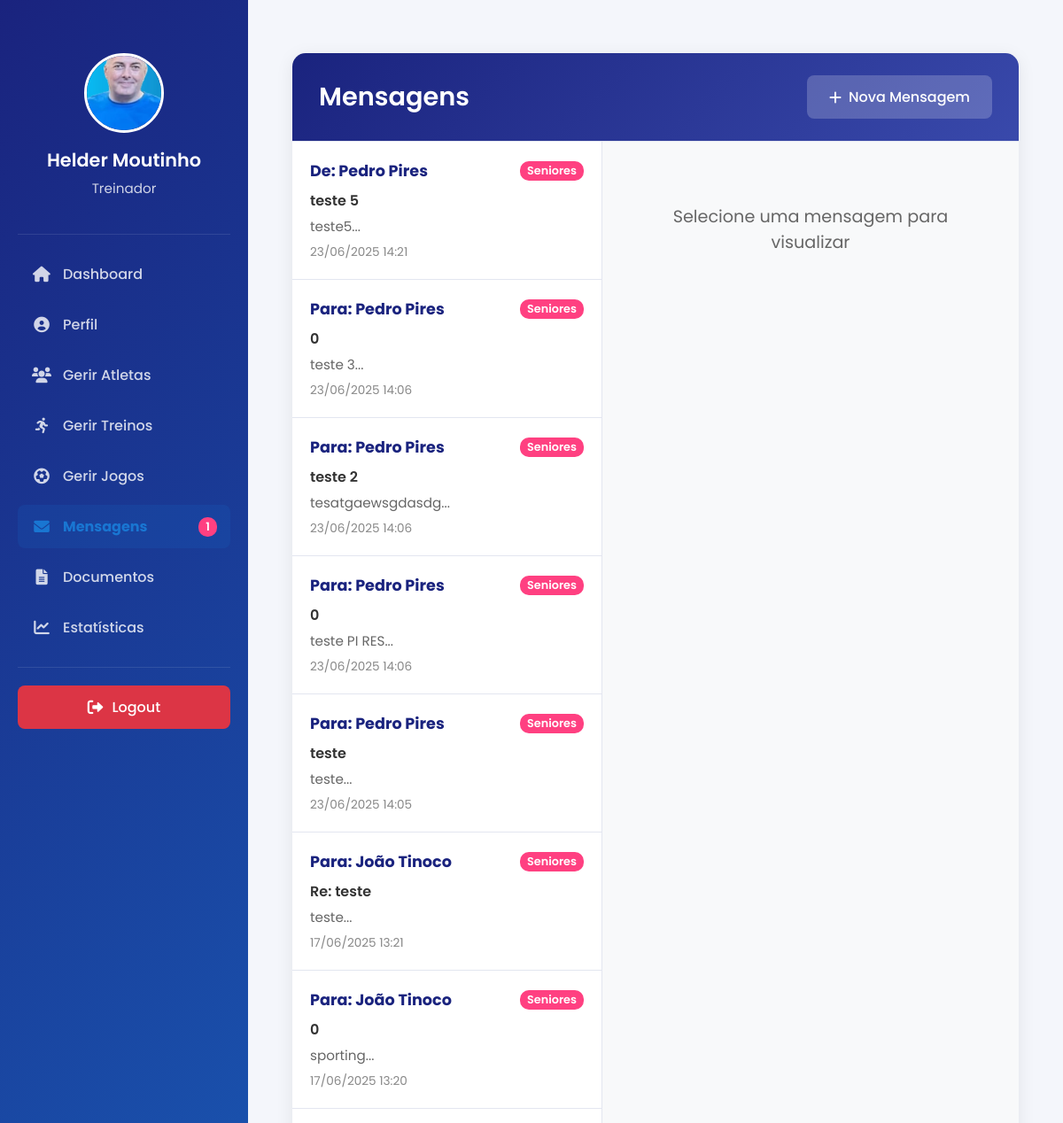
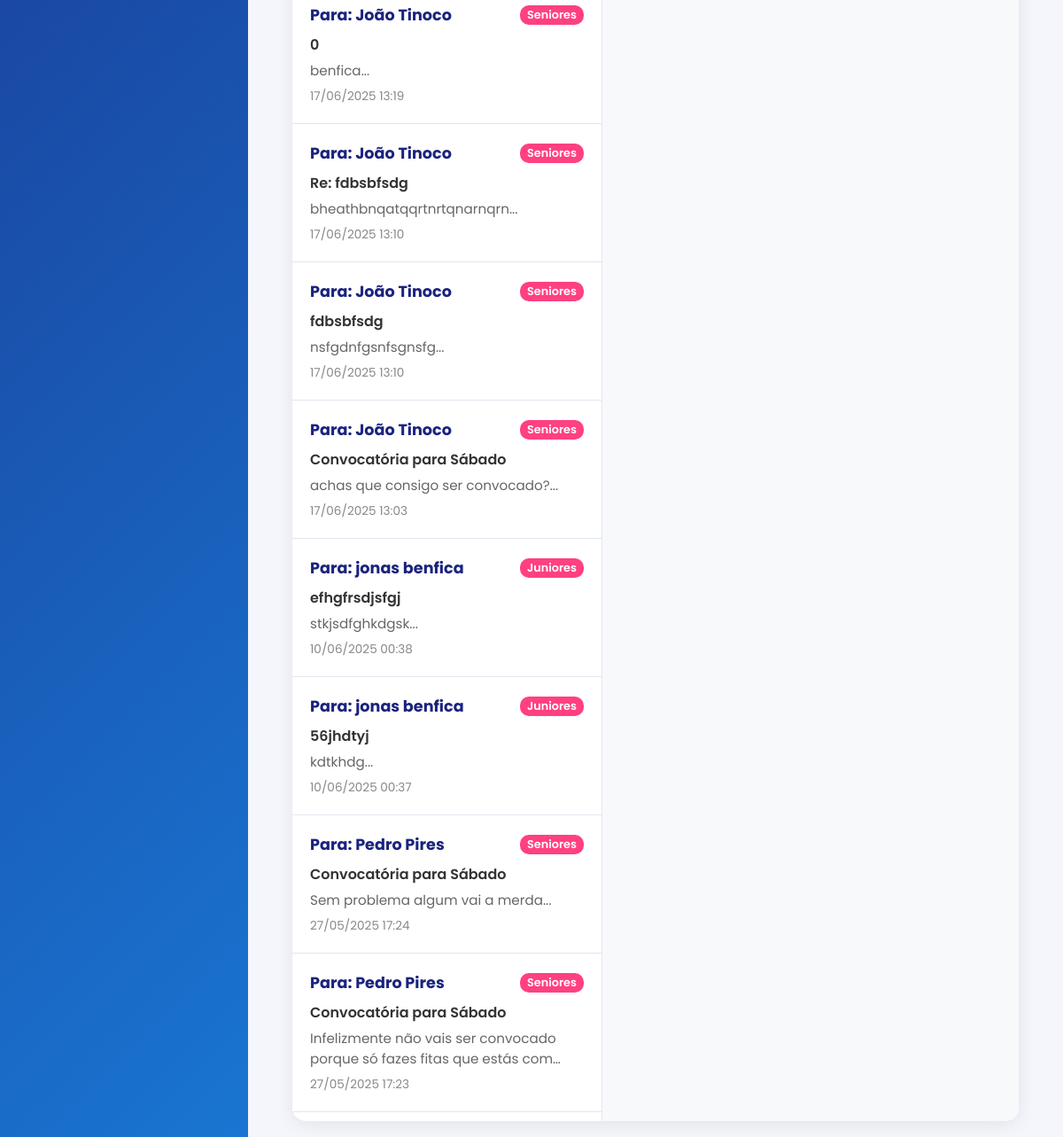
The app's page /src/mensagens_staff.php (signed in), older data (2 pictures, top to bottom).
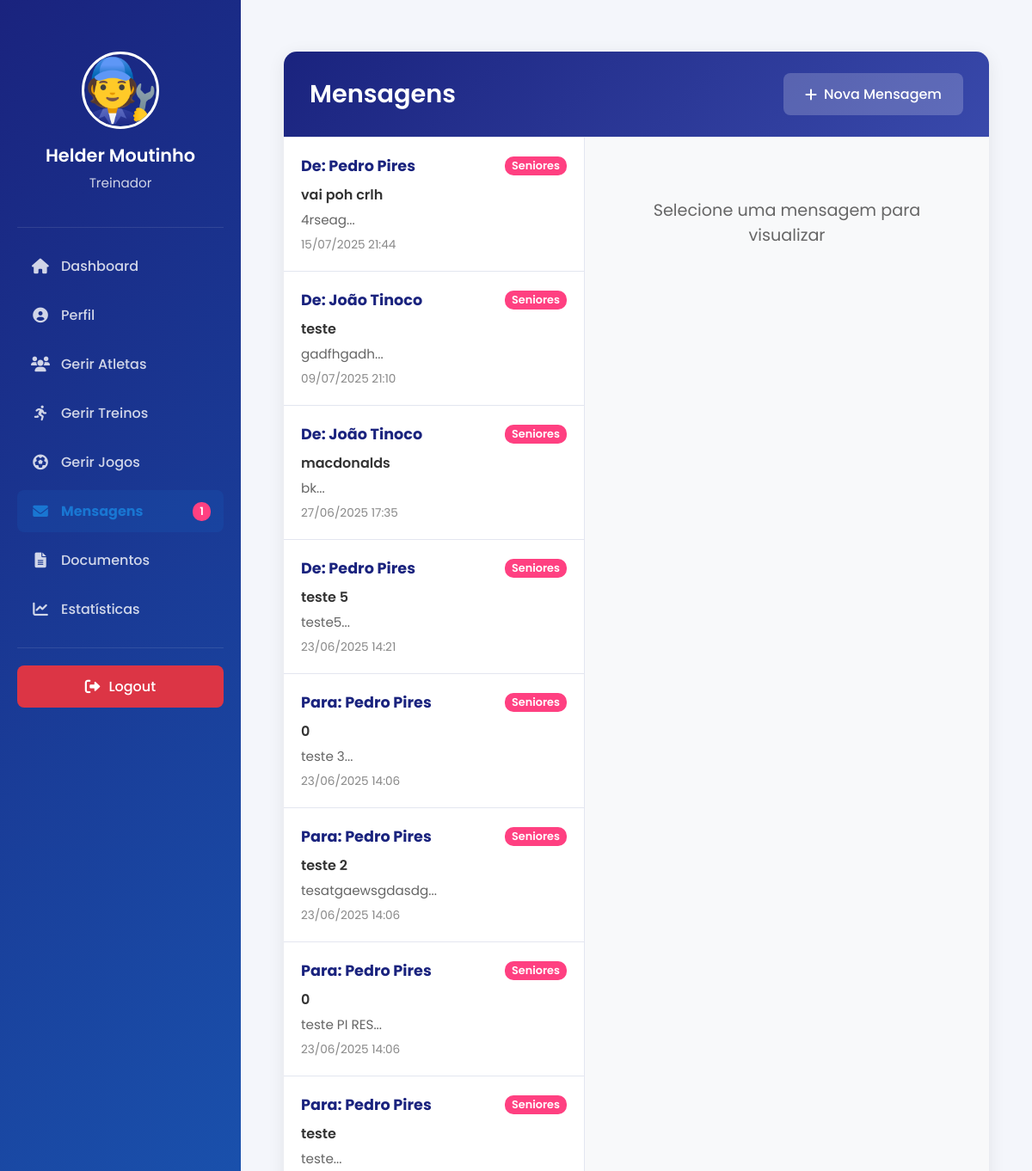
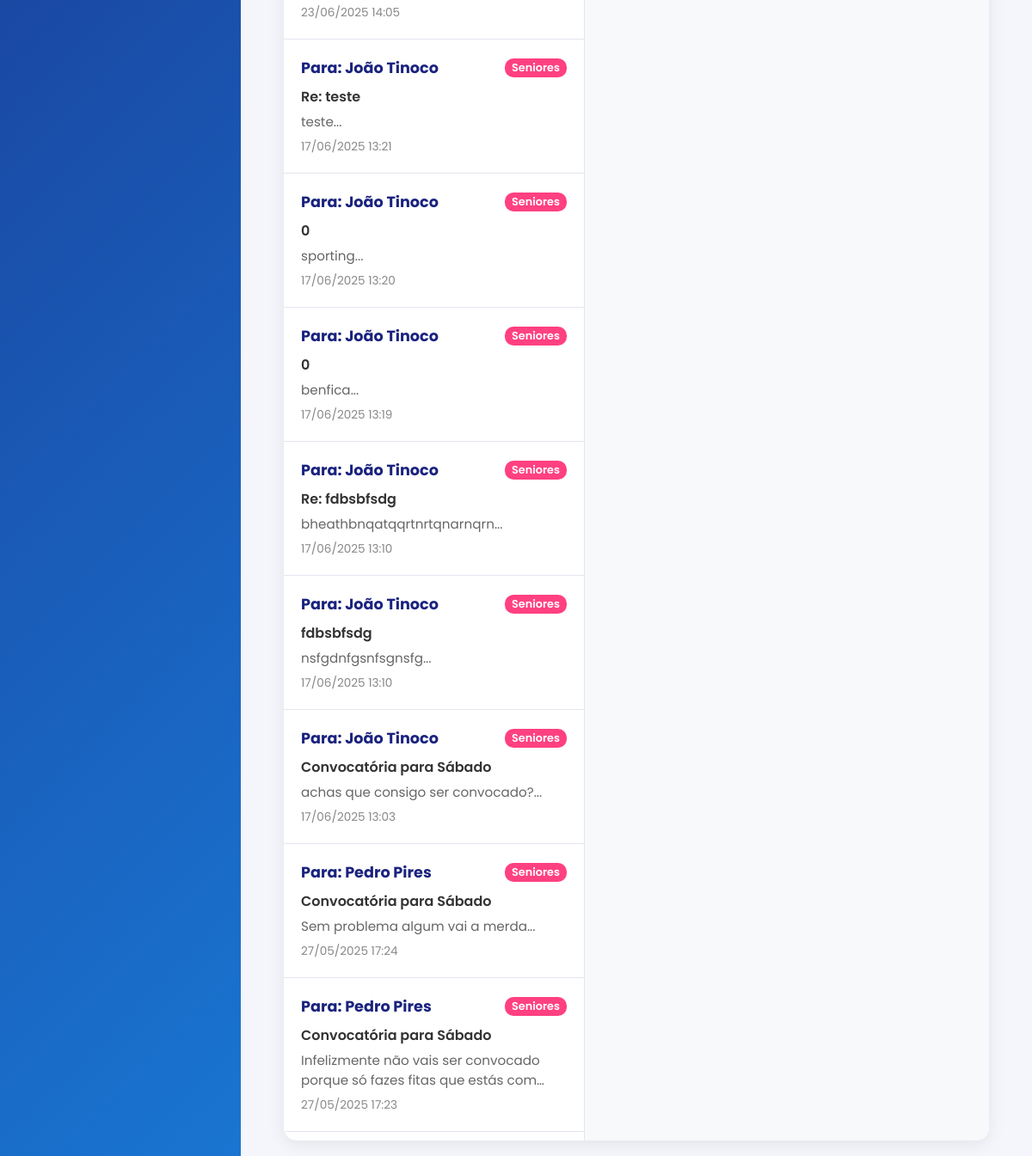
The same page, newer data (2 pictures, top to bottom).
### tables this page shows
CREATE TABLE `users` (
  `id` int(11) NOT NULL,
  `nome` varchar(100) NOT NULL,
  `email` varchar(100) NOT NULL,
  `password_hash` varchar(255) DEFAULT NULL,
  `tipo` varchar(20) DEFAULT NULL,
  `data_registo` timestamp NOT NULL DEFAULT current_timestamp(),
  `status` varchar(20) DEFAULT NULL,
  `data_registro` timestamp NOT NULL DEFAULT current_timestamp(),
  `data_nascimento` date DEFAULT NULL,
  `genero` enum('M','F') DEFAULT NULL,
  `telefone` varchar(9) DEFAULT NULL,
  `nif` varchar(9) DEFAULT NULL,
  `morada` text DEFAULT NULL,
  `foto_perfil` varchar(255) DEFAULT NULL,
  `escalao` varchar(50) DEFAULT NULL,
  `posicao` varchar(50) DEFAULT NULL,
  `numero` int(11) DEFAULT NULL,
  `pe_dominante` varchar(20) DEFAULT NULL,
  `exame_medico_data` date DEFAULT NULL,
  `seguro_desportivo` varchar(50) DEFAULT NULL,
  `numero_socio` int(11) DEFAULT NULL,
  `cip` varchar(20) DEFAULT NULL,
  `modalidade_id` int(11) DEFAULT NULL,
  `escalao_id` int(11) DEFAULT NULL
);

CREATE TABLE `mensagens` (
  `id` int(11) NOT NULL,
  `atleta_id` int(11) NOT NULL,
  `remetente_id` int(11) NOT NULL,
  `destinatario_id` int(11) DEFAULT NULL,
  `titulo` varchar(255) DEFAULT NULL,
  `conteudo` text NOT NULL,
  `data_envio` datetime DEFAULT current_timestamp(),
  `lida` tinyint(1) DEFAULT 0
);

CREATE TABLE `escaloes` (
  `id` int(11) NOT NULL,
  `nome` varchar(100) NOT NULL,
  `modalidade_id` int(11) NOT NULL,
  `staff_id` int(11) DEFAULT NULL,
  `user_id` int(11) DEFAULT NULL,
  `idade_min` int(11) NOT NULL DEFAULT 0,
  `idade_max` int(11) NOT NULL DEFAULT 0,
  `ativo` tinyint(1) DEFAULT 1
);

### src/mensagens_staff.php (the view, shortened to what the changed rows need)
<?php
require 'db.php';
$stmt = $conn->prepare("SELECT * FROM users WHERE id = ?");
$stmt->bind_param("i", $_SESSION['user_id']);
$stmt->execute();
$staff = $stmt->get_result()->fetch_assoc();
$staff_id = $_SESSION['user_id'];
$staff_escalao_id = $staff['escalao_id'];
$stmt = $conn->prepare("
    SELECT m.*, u.nome as atleta_nome, u.escalao_id, e.nome as escalao_nome
    FROM mensagens m
    JOIN users u ON m.atleta_id = u.id
    LEFT JOIN escaloes e ON u.escalao_id = e.id
    WHERE (m.remetente_id = ?) OR (u.escalao_id = ? AND m.destinatario_id = ?)
    ORDER BY m.data_envio DESC
");
$stmt->bind_param("iii", $staff_id, $staff_escalao_id, $staff_id);
$stmt->execute();
$mensagens_unificadas = $stmt->get_result();
?>
<!DOCTYPE html>
<html lang="pt">
<head>
    <link rel="stylesheet" href="/sitecacem/src/nav.css">
    <link rel="stylesheet" href="/sitecacem/src/mensagens.css">
    <link rel="stylesheet" href="/sitecacem/src/dashboard_nav.css">
    <link rel="stylesheet" href="https://cdnjs.cloudflare.com/ajax/libs/font-awesome/6.0.0/css/all.min.css">
</head>
<body>
    <div class="dashboard-layout">
        <div class="dashboard-sidebar staff-sidebar">
            <div class="staff-header">
                <img src="<?php
                    if (!empty($staff['foto_perfil'])) {
                        echo str_replace(['../uploads/', 'uploads/'], '/sitecacem/uploads/', $staff['foto_perfil']);
                    } else {
                        echo '/sitecacem/img/default-avatar.png';
                    }
                ?>" alt="Perfil">
                <h3><?php echo htmlspecialchars($staff['nome']); ?></h3>
                <p><?php echo ucfirst($staff['tipo']); ?></p>
            </div>
        </div>
        <div class="dashboard-content">
            <div class="messages-container">
                <div class="messages-header">
                    <h1>Mensagens</h1>
                </div>
                <div class="messages-grid">
                    <div class="messages-list" id="messages-list">
                        <?php if ($mensagens_unificadas->num_rows > 0): ?>
                            <?php while ($mensagem = $mensagens_unificadas->fetch_assoc()): ?>
                                <div class="message-item <?php echo ($mensagem['lida'] == 0 && $mensagem['destinatario_id'] == $_SESSION['user_id']) ? 'unread' : ''; ?>"
                                     data-message-id="<?php echo $mensagem['id']; ?>"
                                     onclick="showMessage(<?php echo htmlspecialchars(json_encode($mensagem)); ?>)">
                                    <div class="message-sender">
                                        <strong>
                                            <?php if ($mensagem['remetente_id'] == $_SESSION['user_id']): ?>
                                                Para: <?php echo htmlspecialchars($mensagem['atleta_nome']); ?>
                                            <?php else: ?>
                                                De: <?php echo htmlspecialchars($mensagem['atleta_nome']); ?>
                                            <?php endif; ?>
                                        </strong>
                                        <span class="badge"><?php echo htmlspecialchars($mensagem['escalao_nome'] ?? 'Sem escalão'); ?></span>
                                    </div>
                                    <div class="message-title"><?php echo htmlspecialchars($mensagem['titulo']); ?></div>
                                    <div class="message-preview"><?php echo htmlspecialchars(substr($mensagem['conteudo'], 0, 100)) . '...'; ?></div>
                                    <div class="message-date">
                                        <?php echo date('d/m/Y H:i', strtotime($mensagem['data_envio'])); ?>
                                    </div>
                                </div>
                            <?php endwhile; ?>
                        <?php else: ?>
                            <div class="no-message">Nenhuma mensagem encontrada</div>
                        <?php endif; ?>
                    </div>
                </div>
            </div>
        </div>
    </div>
</body>
</html>

Row changes from the older to the newer data that the page shows:
no longer on this page (row unchanged): mensagens: users.nome "jonas benfica", escaloes.nome "Juniores", titulo "efhgfrsdjsfgj", conteudo "stkjsdfghkdgsk", data_envio "10/06/2025 00:38"
no longer on this page (row unchanged): mensagens: users.nome "jonas benfica", escaloes.nome "Juniores", titulo "56jhdtyj", conteudo "kdtkhdg", data_envio "10/06/2025 00:37"
changed users "Helder Moutinho": foto_perfil: a different picture
added mensagens: users.nome "Pedro Pires", escaloes.nome "Seniores", titulo "vai poh crlh", conteudo "4rseag", data_envio "15/07/2025 21:44"
added mensagens: users.nome "João Tinoco", escaloes.nome "Seniores", titulo "teste", conteudo "gadfhgadh", data_envio "09/07/2025 21:10"
added mensagens: users.nome "João Tinoco", escaloes.nome "Seniores", titulo "macdonalds", conteudo "bk", data_envio "27/06/2025 17:35"
